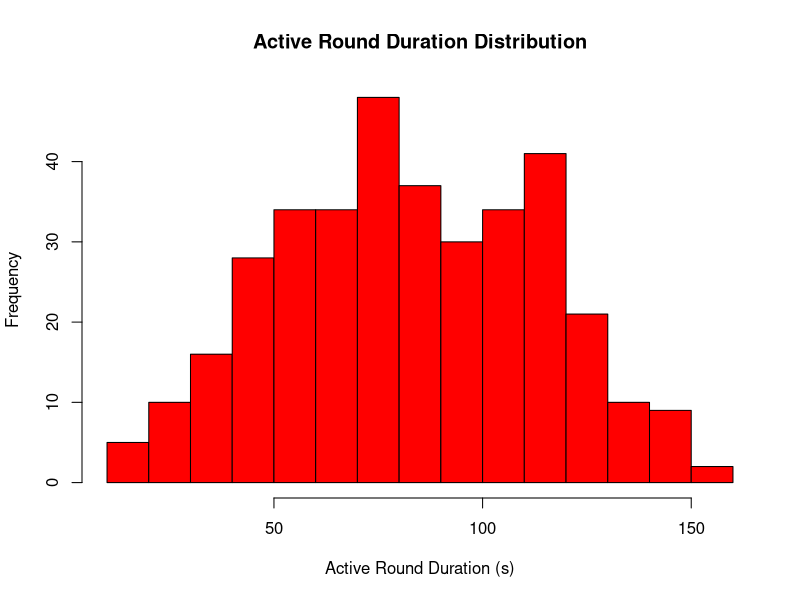
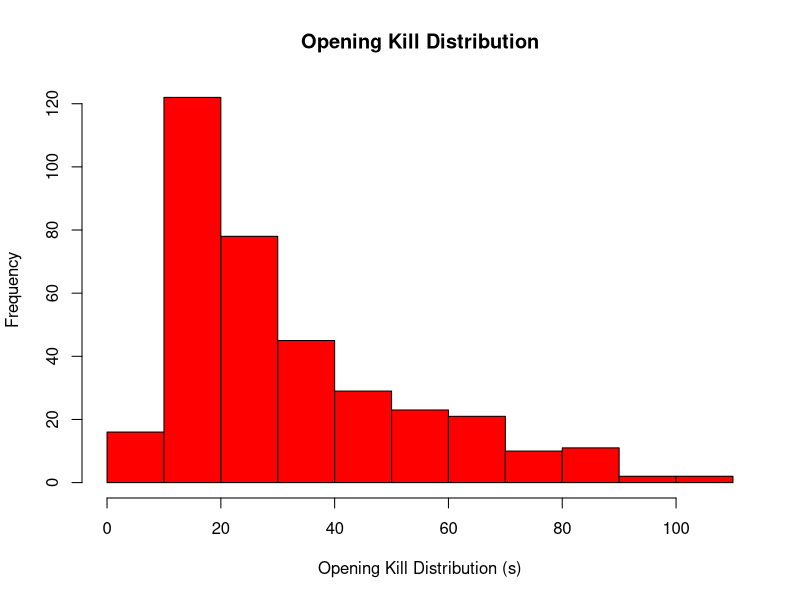
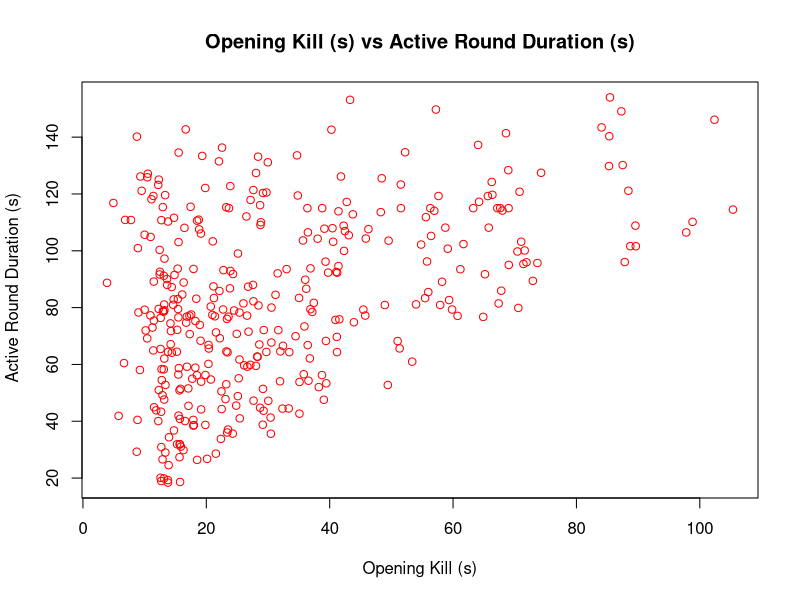
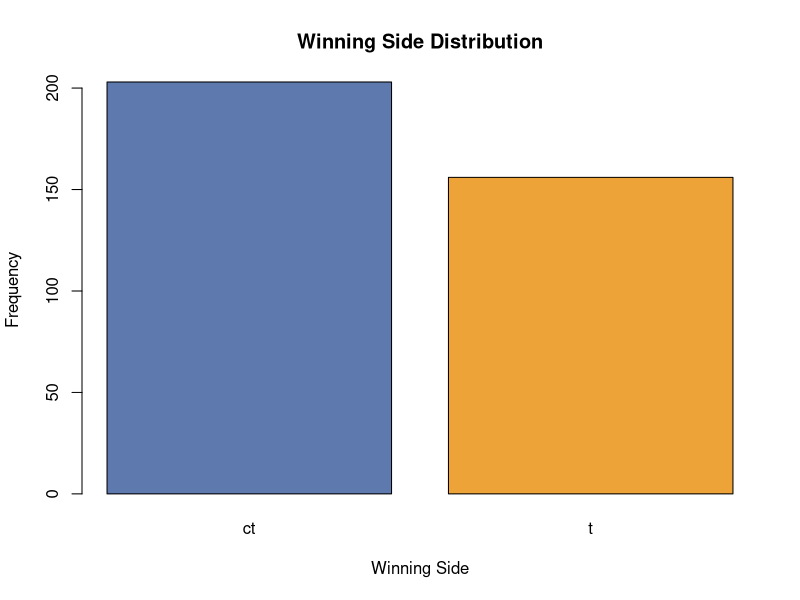
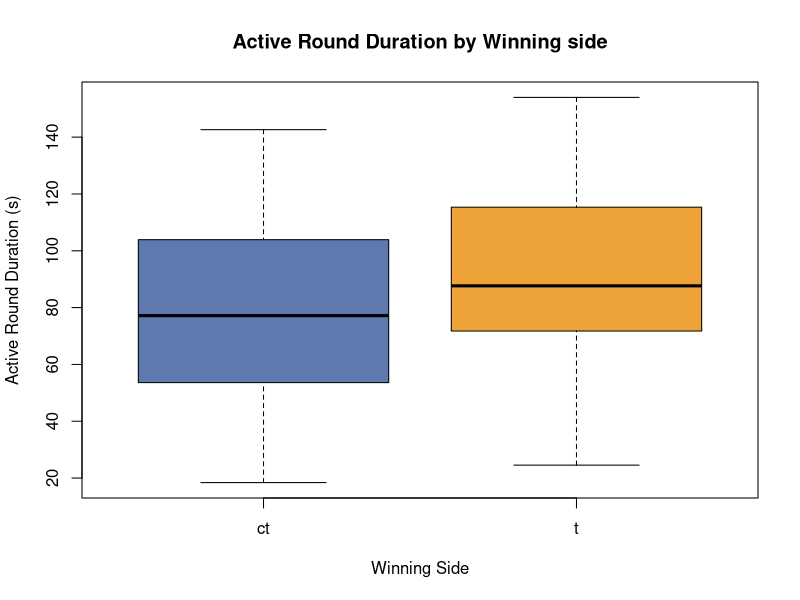

Recreate these plots in R, in order.
## ---- chunk 1
df <- read.csv("Dataset/csdata_clean.csv")
knitr::opts_chunk$set(echo = FALSE)
## ---- chunk 2
# Descriptive Analysis of Response Variable:
hist(df$active_round_duration_s, 
     main = "Active Round Duration Distribution",
     xlab = "Active Round Duration (s)",
     ylab = "Frequency",
     col = "#FF0000")
summary(df$active_round_duration_s)
# Standard Deviation
sd(df$active_round_duration_s)
## ---- chunk 3
# Investigation of Numeric Explanatory Variable:
hist(df$opening_kill_seconds,
     main = "Opening Kill Distribution",
     xlab = "Opening Kill Distribution (s)",
     ylab = "Frequency",
     col = "#FF0000")
summary(df$opening_kill_seconds)
#Standard Deviation
sd(df$opening_kill_seconds)
#IQR
IQR(df$opening_kill_seconds)
plot(df$active_round_duration_s ~ df$opening_kill_seconds, data = df,
     main = "Opening Kill (s) vs Active Round Duration (s)",
     xlab = "Opening Kill (s)",
     ylab = " Active Round Duration (s)",
     col = "#FF0000")
## ---- chunk 4
# Investigation of Categorical Explanatory Variable:
winner_table <- table(df$winner_side)
barplot(winner_table,
        main = "Winning Side Distribution",
        xlab = "Winning Side",
        ylab = "Frequency",
        col = c("#5d79ae", "#eda338"))
winner_table
prop.table(winner_table)
boxplot(df$active_round_duration_s ~ df$winner_side, data = df,
        main = "Active Round Duration by Winning side",
        xlab = "Winning Side",
        ylab = "Active Round Duration (s)",
        col = c("#5d79ae", "#eda338"))
